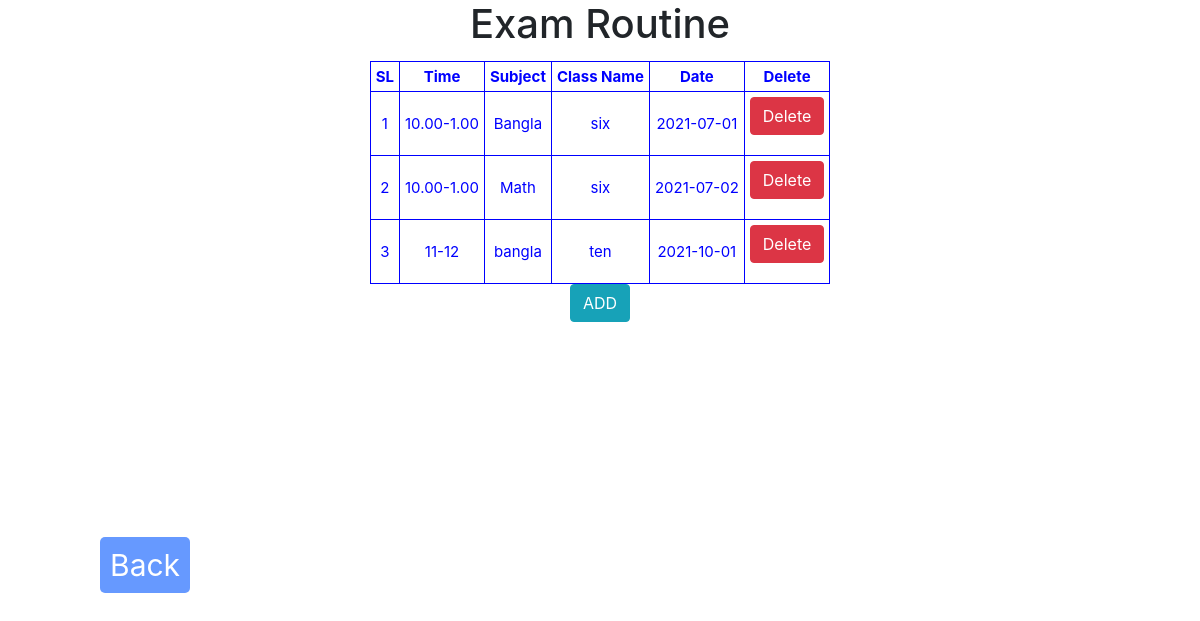
Screenshot of /Exam_Routine_add.php with the database file from the repository.
### tables this page shows
CREATE TABLE `exam_routine` (
  `SL` int(11) NOT NULL,
  `time` varchar(255) NOT NULL,
  `class_name` varchar(255) NOT NULL,
  `subject` varchar(11) NOT NULL,
  `date` date NOT NULL
);

### Exam_Routine_add.php (the view, shortened to what this page needs)
<html>
  <link rel="stylesheet" href="https://maxcdn.bootstrapcdn.com/bootstrap/4.5.2/css/bootstrap.min.css">
<head>
</head>
<body>
  <center><h1>Exam Routine</h1></center>
	   <div  class="edite"  id="t01">
<table>
<thead>
<tr>
<th>SL</th>
<th>Time</th>
<th>Subject</th>
<th>Class Name</th>
<th>Date</th>
<th>Delete</th>
</tr>
</thead>
<?php
$servername="localhost" ;
$serveruser="root" ;
$serverpass="" ;
$DBname="aamsc" ;
$conn=mysqli_connect($servername , $serveruser , $serverpass , $DBname ) ;
 $sql= "select * from exam_routine";
 $result=$conn->query($sql) ;
while($row = mysqli_fetch_array($result))
  {
?>
  <tr>
  <td><?php echo $row['SL']; ?></td>
  <td><?php echo $row['time']; ?></td>
  <td><?php echo $row['subject']; ?></td>
  <td><?php echo $row['class_name']; ?></td>
  <td><?php echo $row['date']; ?></td>
  <td>
     <form action = "delete_exam_routine_php.php" method = "post">
        <button type ="submit" name= "delete_btn"  class="btn btn-danger">Delete</button>
		</form>
  </td>
  </tr>
  <?php
  }
  ?>
</table>
<center>
       <form action = "edit_exam_routine.php" method = "post">
        <button type ="submit" name= "edit_btn"  class="btn btn-info">ADD</button>
		</form>
	</center>
</div>
<div class="teacherpage">
	 <a href="admin4001.php">Back</a>
	 </div>
</body>
</html>

### Exam_Routine_add.php (style rules this page uses)
#t01 { padding:5px; }
#t01 table { margin:auto; padding:5px; text-align:center; color:#3377ff; border: 1px solid blue; border-collapse: collapse; }
#t01 tr { padding:5px; text-align:left; border: 1px solid blue; border-collapse: collapse; text-align:center; }
#t01 td { padding:5px; font-size:15px; color:blue; border: 1px solid blue; border-collapse: collapse; text-align:center; }
#t01 th { padding:5px; font-size:15px; color:blue; border: 1px solid blue; border-collapse: collapse; text-align:center; }
.teacherpage { text-align:left; margin-left: 100px; margin-top: 200px; }
.teacherpage a { padding:10px; background-color:#6699ff; border-radius:5px; font-size:30px; text-decoration: none; color:#fff; }

### rows the page displays
exam_routine: SL "1", time "10.00-1.00", subject "Bangla", class_name "six", date "2021-07-01"
exam_routine: SL "2", time "10.00-1.00", subject "Math", class_name "six", date "2021-07-02"
exam_routine: SL "3", time "11-12", subject "bangla", class_name "ten", date "2021-10-01"
